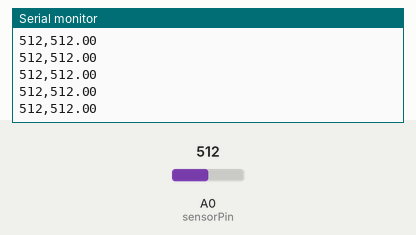
This sketch was run on a simulated Arduino Uno, built with avr-gcc and run on an emulated ATmega328P. Parts: the last lines printed to the serial monitor. The inputs (shaded band) are chosen by the test bench; at power-on: A0 (sensorPin) = 512.

Above: at 1.2 s.
1.3 s: A0 (sensorPin) set to 716
At 2.1 s:
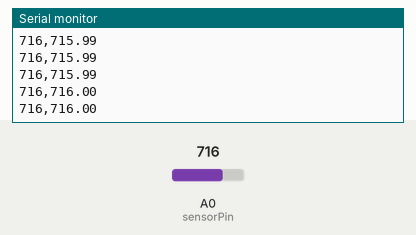
2.8 s: A0 (sensorPin) set to 900
At 3.9 s:
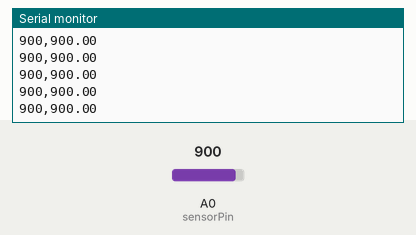
Timing chart, 0 to 5.8 s (numbered marks = the images above; inputs shaded):
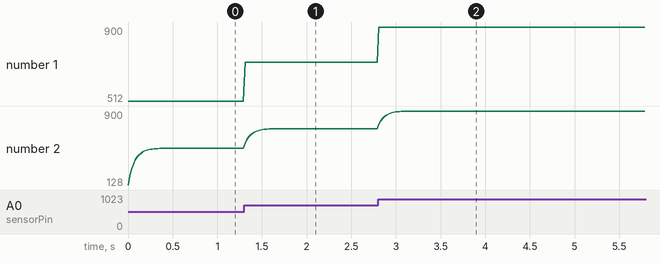

The sketch:

M1438_Arduino.ino
```cpp
int sensorPin = 0;
double alpha = 0.75;
int period = 20;
double change = 0.0;
void setup ()
{
  Serial.begin (115200);
}
void loop ()
{
    static double oldValue = 0;
    static double oldChange = 0;
    int rawValue = analogRead (sensorPin);
    double value = alpha * oldValue + (1 - alpha) * rawValue;

    Serial.print (rawValue);
    Serial.print (",");
    Serial.println (value);
    oldValue = value;
    delay (period);
}
```

Measured:
- after the input at 1.3 s, the serial monitor: prints a new line at once (image 1)
- after the input at 2.8 s, the serial monitor: prints a new line at once (image 2)
- plotted number 1: 512 → 716 after the input at 1.3 s, 716 → 900 after the input at 2.8 s
- plotted number 2: 512 → 716 after the input at 1.3 s, 716 → 900 after the input at 2.8 s
